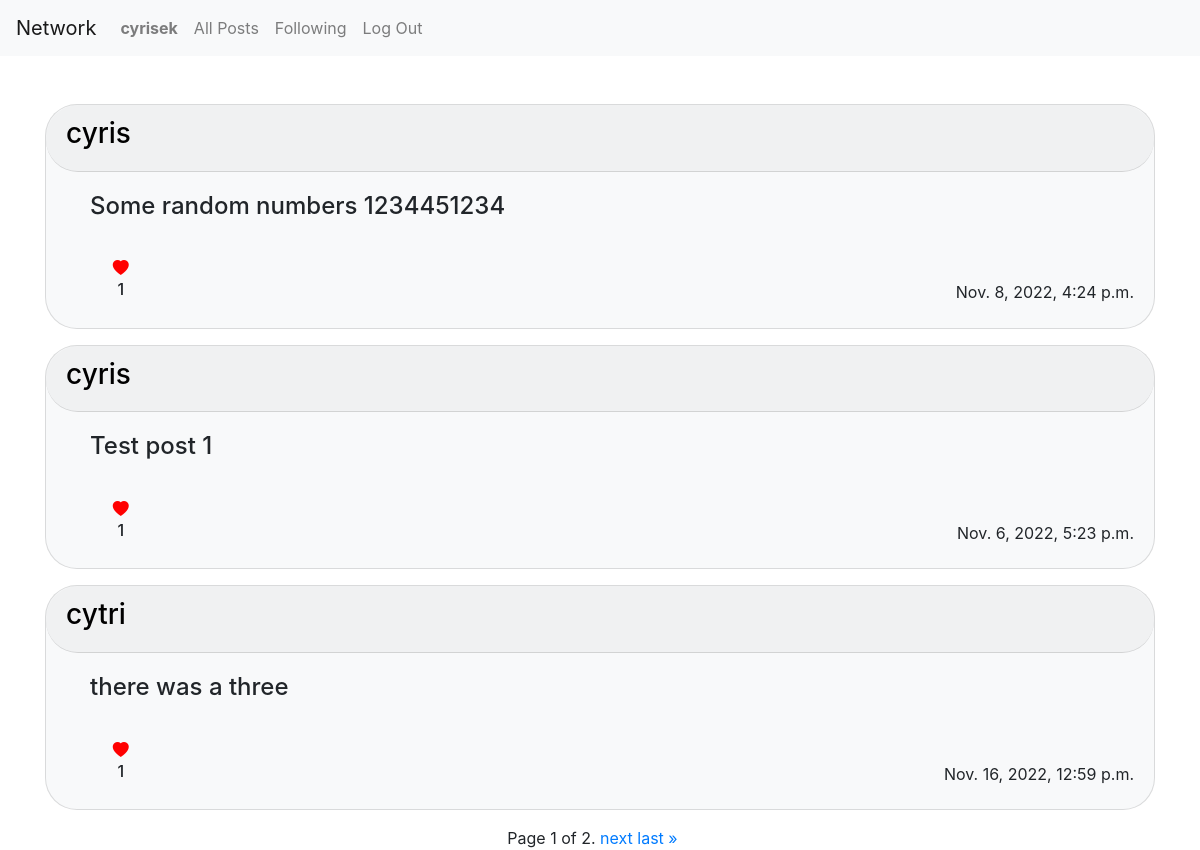
The page /following (signed in) on the database its author committed.
### network/models.py (models this page shows, shortened)
class User(AbstractUser):
    pass

class Post(models.Model):
    user = models.ForeignKey(User, on_delete=models.CASCADE)
    body = models.TextField(blank=True)
    timestamp = models.DateTimeField(auto_now_add=True)
    likes = models.ManyToManyField(
        User, default=None, related_name="liked_posts")

### network/views.py (the view)
# urls.py: path("following", views.following, name="following"),
@ login_required
def following(request):
    user = request.user
    profiles = Profile.objects.filter(followers=user)
    liked_posts = user.liked_posts.all()
    posts = []
    for profile in profiles:
        user_post = Post.objects.filter(
            user_id=profile.user_id).order_by('-timestamp')
        for post in user_post:
            posts.append(post)
    paginator = Paginator(posts, 3)
    page_number = request.GET.get('page')
    page_obj = paginator.get_page(page_number)
    return render(request, "network/following.html", {
        "page_obj": page_obj,
        "liked_posts": liked_posts,
    })

### network/templates/network/following.html (shortened to what this page needs)
{% extends "network/layout.html" %}
{% block body %}
{% if user.is_authenticated %}
<div id="view_post" class="container justify-content-center mt-5">
    {% for post in page_obj %}
    <div class="card bg-light mb-3 d-flex justify-content-center">
        <div class="card-header">
            <a style="color: black;" href="{% url 'profile' id=post.user %}">
                <h3 id="username">{{post.user}}</h3>
            </a>
        </div>
        <div class="card-body">
            <div class="row ml-4">
                <h4 id="body" class="card-title">{{post.body}}</h4>
            </div>
            <div class="row d-flex justify-content-between">
                {% if request.user.is_authenticated %}
                <div id="button-{{post.id}}" class="col-1 ml-4 mt-4 text-center">
                    {% if post in liked_posts %}
                    <i class="bi bi-heart-fill" id="{{post.id}}"></i>
                    {% else %}
                    <i class="bi bi-heart" id="{{post.id}}"></i>
                    {% endif %}
                    <h6 id="likes-{{post.id}}">{{post.likes.count}}</h6>
                </div>
                {% endif %}
                <div class="col-7 d-flex justify-content-end mt-5">
                    <p class="card-text">{{post.timestamp}}</p>
                </div>
            </div>
        </div>
    </div>
    {% endfor %}
</div>
<div class="pagination container justify-content-center">
    <span class="step-links">
        <span class="current">
            Page {{ page_obj.number }} of {{ page_obj.paginator.num_pages }}.
        </span>
        {% if page_obj.has_next %}
        <a href="?page={{ page_obj.next_page_number }}">next</a>
        <a href="?page={{ page_obj.paginator.num_pages }}">last &raquo;</a>
        {% endif %}
    </span>
</div>
{% endif%}
{% endblock %}

### network/templates/network/layout.html (shortened to what this page needs)
{% load static %}
<!DOCTYPE html>
<html lang="en">
<head>
    <link rel="stylesheet" href="https://stackpath.bootstrapcdn.com/bootstrap/4.4.1/css/bootstrap.min.css"
>
    <link href="{% static 'network/styles.css' %}" rel="stylesheet">
    <link rel="stylesheet" href="https://cdn.jsdelivr.net/npm/bootstrap-icons@1.9.1/font/bootstrap-icons.css"
>
    <link rel="stylesheet"
        href="https://cdn.jsdelivr.net/npm/@fortawesome/fontawesome-free@6.2.0/css/fontawesome.min.css"
>
</head>
<body>
    <nav class="navbar navbar-expand-lg navbar-light bg-light">
        <a class="navbar-brand" href="#">Network</a>
        <div>
            <ul class="navbar-nav mr-auto">
                {% if user.is_authenticated %}
                <li class="nav-item">
                    <a class="nav-link"
                        href="{% url 'profile' id=user.username %}"><strong>{{request.user.username}}</strong></a>
                </li>
                {% endif %}
                <li class="nav-item">
                    <a class="nav-link" id="inbox" href="{% url 'index' %}">All Posts</a>
                </li>
                {% if user.is_authenticated %}
                <li class="nav-item">
                    <a class="nav-link" id="following" href="{% url 'following' %}">Following</a>
                </li>
                <li class="nav-item">
                    <a class="nav-link" href="{% url 'logout' %}">Log Out</a>
                </li>
                {% endif %}
            </ul>
        </div>
    </nav>
    <div class="body">
        {% block body %}
        {% endblock %}
    </div>
</body>
</html>

### network/static/network/styles.css (style rules this page uses)
* { padding: 0px; margin: 0px; }
body { height: 100vh; }
.bi-heart-fill { color: red; }
.card { border-radius: 2rem; }
.card-header { border-radius: inherit !important; }

### rows shown on the page
User: user.username "cyrisek"
Post: user "cyris", body "Some random numbers 1234451234", likes.count "1", timestamp "Nov. 8, 2022, 4:24 p.m."
Post: user "cyris", body "Test post 1", likes.count "1", timestamp "Nov. 6, 2022, 5:23 p.m."
Post: user "cytri", body "there was a three", likes.count "1", timestamp "Nov. 16, 2022, 12:59 p.m."

### other values the page prints
{{ page_obj.number }} "1"
{{ page_obj.paginator.num_pages }} "2"
